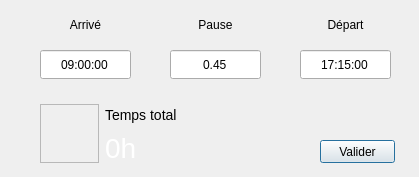
<?xml version="1.0" encoding="UTF-8"?>
<ui version="4.0">
 <class>SetDayDialog</class>
 <widget class="QDialog" name="SetDayDialog">
  <property name="windowModality">
   <enum>Qt::WindowModal</enum>
  </property>
  <property name="geometry">
   <rect>
    <x>0</x>
    <y>0</y>
    <width>419</width>
    <height>177</height>
   </rect>
  </property>
  <property name="minimumSize">
   <size>
    <width>419</width>
    <height>177</height>
   </size>
  </property>
  <property name="maximumSize">
   <size>
    <width>419</width>
    <height>177</height>
   </size>
  </property>
  <property name="windowTitle">
   <string>Modifier un jour</string>
  </property>
  <property name="modal">
   <bool>true</bool>
  </property>
  <widget class="QPushButton" name="pushButton">
   <property name="geometry">
    <rect>
     <x>320</x>
     <y>140</y>
     <width>75</width>
     <height>23</height>
    </rect>
   </property>
   <property name="text">
    <string>Valider</string>
   </property>
  </widget>
  <widget class="QTimeEdit" name="start_edit">
   <property name="geometry">
    <rect>
     <x>40</x>
     <y>49</y>
     <width>91</width>
     <height>31</height>
    </rect>
   </property>
   <property name="alignment">
    <set>Qt::AlignCenter</set>
   </property>
   <property name="buttonSymbols">
    <enum>QAbstractSpinBox::NoButtons</enum>
   </property>
   <property name="time">
    <time>
     <hour>9</hour>
     <minute>0</minute>
     <second>0</second>
    </time>
   </property>
  </widget>
  <widget class="QTimeEdit" name="end_edit">
   <property name="geometry">
    <rect>
     <x>300</x>
     <y>49</y>
     <width>91</width>
     <height>31</height>
    </rect>
   </property>
   <property name="alignment">
    <set>Qt::AlignCenter</set>
   </property>
   <property name="buttonSymbols">
    <enum>QAbstractSpinBox::NoButtons</enum>
   </property>
   <property name="time">
    <time>
     <hour>17</hour>
     <minute>15</minute>
     <second>0</second>
    </time>
   </property>
  </widget>
  <widget class="QDoubleSpinBox" name="break_edit">
   <property name="geometry">
    <rect>
     <x>170</x>
     <y>49</y>
     <width>91</width>
     <height>31</height>
    </rect>
   </property>
   <property name="alignment">
    <set>Qt::AlignCenter</set>
   </property>
   <property name="buttonSymbols">
    <enum>QAbstractSpinBox::NoButtons</enum>
   </property>
   <property name="value">
    <double>0.450000000000000</double>
   </property>
  </widget>
  <widget class="QLabel" name="label">
   <property name="geometry">
    <rect>
     <x>40</x>
     <y>9</y>
     <width>91</width>
     <height>31</height>
    </rect>
   </property>
   <property name="text">
    <string>Arrivé</string>
   </property>
   <property name="alignment">
    <set>Qt::AlignCenter</set>
   </property>
  </widget>
  <widget class="QLabel" name="label_2">
   <property name="geometry">
    <rect>
     <x>170</x>
     <y>9</y>
     <width>91</width>
     <height>31</height>
    </rect>
   </property>
   <property name="text">
    <string>Pause</string>
   </property>
   <property name="alignment">
    <set>Qt::AlignCenter</set>
   </property>
  </widget>
  <widget class="QLabel" name="label_3">
   <property name="geometry">
    <rect>
     <x>300</x>
     <y>9</y>
     <width>91</width>
     <height>31</height>
    </rect>
   </property>
   <property name="text">
    <string>Départ</string>
   </property>
   <property name="alignment">
    <set>Qt::AlignCenter</set>
   </property>
  </widget>
  <widget class="QWidget" name="layoutWidget">
   <property name="geometry">
    <rect>
     <x>40</x>
     <y>103</y>
     <width>141</width>
     <height>61</height>
    </rect>
   </property>
   <layout class="QHBoxLayout" name="horizontalLayout">
    <item>
     <widget class="QFrame" name="frame">
      <property name="minimumSize">
       <size>
        <width>59</width>
        <height>59</height>
       </size>
      </property>
      <property name="maximumSize">
       <size>
        <width>59</width>
        <height>59</height>
       </size>
      </property>
      <property name="styleSheet">
       <string notr="true">border-image: url(:/clock/pictures/clock-8-128.png) 0 0 0 0 stretch stretch;</string>
      </property>
      <property name="frameShape">
       <enum>QFrame::StyledPanel</enum>
      </property>
      <property name="frameShadow">
       <enum>QFrame::Raised</enum>
      </property>
     </widget>
    </item>
    <item>
     <layout class="QVBoxLayout" name="verticalLayout">
      <item>
       <widget class="QLabel" name="label_4">
        <property name="styleSheet">
         <string notr="true">font-size: 14px;</string>
        </property>
        <property name="text">
         <string>Temps total</string>
        </property>
       </widget>
      </item>
      <item>
       <widget class="QLabel" name="total_label">
        <property name="styleSheet">
         <string notr="true">font-size: 28px;
color: white;</string>
        </property>
        <property name="text">
         <string>0h</string>
        </property>
       </widget>
      </item>
     </layout>
    </item>
   </layout>
  </widget>
 </widget>
 <resources/>
 <connections>
  <connection>
   <sender>pushButton</sender>
   <signal>clicked()</signal>
   <receiver>SetDayDialog</receiver>
   <slot>accept()</slot>
   <hints>
    <hint type="sourcelabel">
     <x>357</x>
     <y>151</y>
    </hint>
    <hint type="destinationlabel">
     <x>209</x>
     <y>88</y>
    </hint>
   </hints>
  </connection>
 </connections>
</ui>
